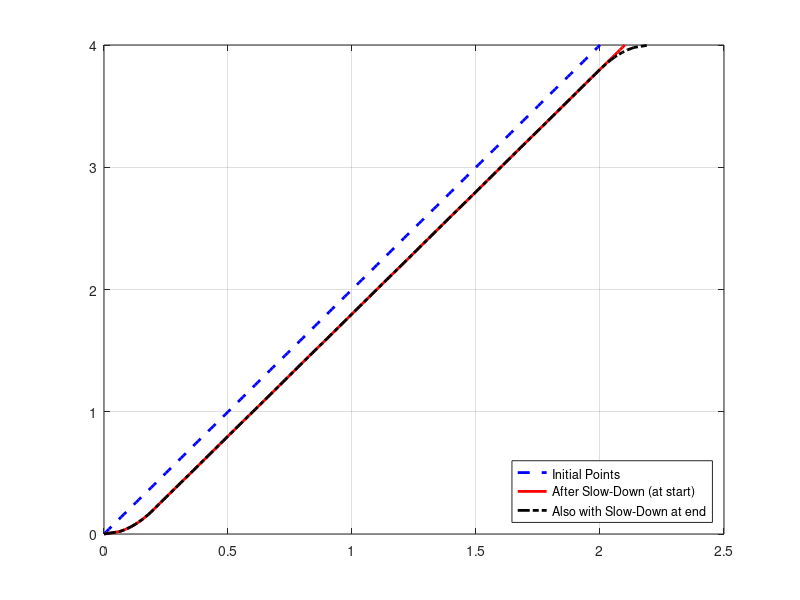

Write MATLAB code to recreate this figure.
% ME/ECE 179d - Lab 2 - Trajectory Smoothing

% Below is code you might MODIFY to create a needed function
% to "slow down" trajectories, so they can be followed more 
% accurately by the Lego motors.
%
% In practice, you would probably need to DIVIDE a trajectory 
% with any sharp corners in body position (such as the square
% trajectory), because such shapes otherwise involve suddenly
% jumps in velocity.
%
% Here, we just consider "y(t)", where y might represent a joint
% angle, or it might really be the y coordinate of the omnibot.
% (That's up to you... Either seems like a reasonable plan to me!)
%
% Katie Byl, UCSB, Oct. 16, 2017

% Design a simple trajectory. Here, y(t) goes at constant velocity:
t = 0:.01:2;
v = 2; % velocity of output (a constant)
y = v*t;

% Now, "slow down" the initial part, by "relabeling" time points
amax = 10 % max acceleration possible
tend = v/amax % how long is needed to get to max vel
yend = (1/2)*amax*(tend^2)

% Find initial points, which need new "time stamps"
fi_scale = find(y<=yend);
t_last = t(fi_scale(end))
t_scale = tend*sqrt(t(fi_scale)./t_last)

% Then find the rest of the points, which will need a time shift:
fi_shift = find(y>yend);
t_shift = t(fi_shift) + (tend - t_last)

% The new time points include both sets, defined above
tnew = [t_scale, t_shift];  % Just redefine the time points

% (Notice the y points did not change at all, but time was redefined.)

figure(1); clf
plot(t,y,'b--','LineWidth',2); hold on
plot(tnew,y,'r-','LineWidth',2)

legend('Initial Points','After Slow-Down (at start)')

% We can also "slow down" points at the end:
fi_scale = find(y>=(y(end)-yend));
dt_last = tnew(end) - tnew(fi_scale(1)); % current time spent going this dy distance
% Below, define new "dt" values, with respect to time when slow-down
% starts:
dt_scale = tend - tend*sqrt((tnew(end)-tnew(fi_scale))./dt_last);
tnew2 = tnew;
tnew2(fi_scale) = tnew(fi_scale(1)) + dt_scale;

% Plot using the "tnew2" time stamps, which are also redefined to
% include a "slow down" period at the end:
plot(tnew2,y,'k-.','LineWidth',2)

legend('Initial Points','After Slow-Down (at start)',...
    'Also with Slow-Down at end','Location','SouthEast')
grid on
